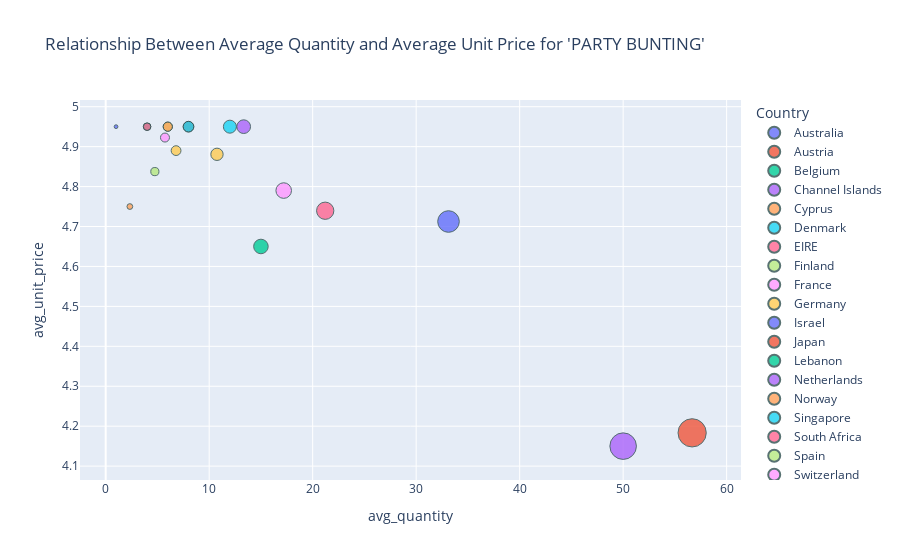

Write notebook code for a chart like this one.
### Markdown cell above
## 3. Create an interactive scatter plot showing the relationship between average quantity (x-axis) and average unit price (y-axis) for the product PARTY BUNTING with the plot points color-coded by country (categories).

### Code cell
data_party = data[data["Description"] == "PARTY BUNTING"]

agg_data_party = data_party.groupby("Country").agg(
    avg_quantity=("Quantity", "mean"),
    avg_unit_price=("UnitPrice", "mean")
).reset_index()

fig = px.scatter(
    agg_data_party,
    x="avg_quantity", 
    y="avg_unit_price", 
    color="Country",              
    size="avg_quantity",        
    hover_name="Country",        
    title="Relationship Between Average Quantity and Average Unit Price for 'PARTY BUNTING'"
)

fig.update_traces(marker=dict(opacity=0.8, line=dict(width=1, color='DarkSlateGrey')))
fig.show()

### Figure 1 — Plotly figure (JSON) as saved in the notebook; plotly's stock layout.template omitted (floating-point values rounded to 4 significant figures)
{"data": [{"hovertemplate": "<b>%{hovertext}</b><br><br>Country=Australia<br>avg_quantity=%{marker.size}<br>avg_unit_price=%{y}<extra></extra>", "hovertext": ["Australia"], "legendgroup": "Australia", "marker": {"color": "#636efa", "line": {"color": "DarkSlateGrey", "width": 1}, "opacity": 0.8, "size": [33.12], "sizemode": "area", "sizeref": 0.1417, "symbol": "circle"}, "mode": "markers", "name": "Australia", "orientation": "v", "showlegend": true, "type": "scatter", "x": [33.12], "xaxis": "x", "y": [4.713], "yaxis": "y"}, {"hovertemplate": "<b>%{hovertext}</b><br><br>Country=Austria<br>avg_quantity=%{marker.size}<br>avg_unit_price=%{y}<extra></extra>", "hovertext": ["Austria"], "legendgroup": "Austria", "marker": {"color": "#EF553B", "line": {"color": "DarkSlateGrey", "width": 1}, "opacity": 0.8, "size": [8.0], "sizemode": "area", "sizeref": 0.1417, "symbol": "circle"}, "mode": "markers", "name": "Austria", "orientation": "v", "showlegend": true, "type": "scatter", "x": [8.0], "xaxis": "x", "y": [4.95], "yaxis": "y"}, {"hovertemplate": "<b>%{hovertext}</b><br><br>Country=Belgium<br>avg_quantity=%{marker.size}<br>avg_unit_price=%{y}<extra></extra>", "hovertext": ["Belgium"], "legendgroup": "Belgium", "marker": {"color": "#00cc96", "line": {"color": "DarkSlateGrey", "width": 1}, "opacity": 0.8, "size": [4.0], "sizemode": "area", "sizeref": 0.1417, "symbol": "circle"}, "mode": "markers", "name": "Belgium", "orientation": "v", "showlegend": true, "type": "scatter", "x": [4.0], "xaxis": "x", "y": [4.95], "yaxis": "y"}, {"hovertemplate": "<b>%{hovertext}</b><br><br>Country=Channel Islands<br>avg_quantity=%{marker.size}<br>avg_unit_price=%{y}<extra></extra>", "hovertext": ["Channel Islands"], "legendgroup": "Channel Islands", "marker": {"color": "#ab63fa", "line": {"color": "DarkSlateGrey", "width": 1}, "opacity": 0.8, "size": [13.33], "sizemode": "area", "sizeref": 0.1417, "symbol": "circle"}, "mode": "markers", "name": "Channel Islands", "orientation": "v", "showlegend": true, "type": "scatter", "x": [13.33], "xaxis": "x", "y": [4.95], "yaxis": "y"}, {"hovertemplate": "<b>%{hovertext}</b><br><br>Country=Cyprus<br>avg_quantity=%{marker.size}<br>avg_unit_price=%{y}<extra></extra>", "hovertext": ["Cyprus"], "legendgroup": "Cyprus", "marker": {"color": "#FFA15A", "line": {"color": "DarkSlateGrey", "width": 1}, "opacity": 0.8, "size": [2.333], "sizemode": "area", "sizeref": 0.1417, "symbol": "circle"}, "mode": "markers", "name": "Cyprus", "orientation": "v", "showlegend": true, "type": "scatter", "x": [2.333], "xaxis": "x", "y": [4.75], "yaxis": "y"}, {"hovertemplate": "<b>%{hovertext}</b><br><br>Country=Denmark<br>avg_quantity=%{marker.size}<br>avg_unit_price=%{y}<extra></extra>", "hovertext": ["Denmark"], "legendgroup": "Denmark", "marker": {"color": "#19d3f3", "line": {"color": "DarkSlateGrey", "width": 1}, "opacity": 0.8, "size": [12.0], "sizemode": "area", "sizeref": 0.1417, "symbol": "circle"}, "mode": "markers", "name": "Denmark", "orientation": "v", "showlegend": true, "type": "scatter", "x": [12.0], "xaxis": "x", "y": [4.95], "yaxis": "y"}, {"hovertemplate": "<b>%{hovertext}</b><br><br>Country=EIRE<br>avg_quantity=%{marker.size}<br>avg_unit_price=%{y}<extra></extra>", "hovertext": ["EIRE"], "legendgroup": "EIRE", "marker": {"color": "#FF6692", "line": {"color": "DarkSlateGrey", "width": 1}, "opacity": 0.8, "size": [21.21], "sizemode": "area", "sizeref": 0.1417, "symbol": "circle"}, "mode": "markers", "name": "EIRE", "orientation": "v", "showlegend": true, "type": "scatter", "x": [21.21], "xaxis": "x", "y": [4.739], "yaxis": "y"}, {"hovertemplate": "<b>%{hovertext}</b><br><br>Country=Finland<br>avg_quantity=%{marker.size}<br>avg_unit_price=%{y}<extra></extra>", "hovertext": ["Finland"], "legendgroup": "Finland", "marker": {"color": "#B6E880", "line": {"color": "DarkSlateGrey", "width": 1}, "opacity": 0.8, "size": [6.0], "sizemode": "area", "sizeref": 0.1417, "symbol": "circle"}, "mode": "markers", "name": "Finland", "orientation": "v", "showlegend": true, "type": "scatter", "x": [6.0], "xaxis": "x", "y": [4.95], "yaxis": "y"}, {"hovertemplate": "<b>%{hovertext}</b><br><br>Country=France<br>avg_quantity=%{marker.size}<br>avg_unit_price=%{y}<extra></extra>", "hovertext": ["France"], "legendgroup": "France", "marker": {"color": "#FF97FF", "line": {"color": "DarkSlateGrey", "width": 1}, "opacity": 0.8, "size": [5.727], "sizemode": "area", "sizeref": 0.1417, "symbol": "circle"}, "mode": "markers", "name": "France", "orientation": "v", "showlegend": true, "type": "scatter", "x": [5.727], "xaxis": "x", "y": [4.923], "yaxis": "y"}, {"hovertemplate": "<b>%{hovertext}</b><br><br>Country=Germany<br>avg_quantity=%{marker.size}<br>avg_unit_price=%{y}<extra></extra>", "hovertext": ["Germany"], "legendgroup": "Germany", "marker": {"color": "#FECB52", "line": {"color": "DarkSlateGrey", "width": 1}, "opacity": 0.8, "size": [6.8], "sizemode": "area", "sizeref": 0.1417, "symbol": "circle"}, "mode": "markers", "name": "Germany", "orientation": "v", "showlegend": true, "type": "scatter", "x": [6.8], "xaxis": "x", "y": [4.89], "yaxis": "y"}, {"hovertemplate": "<b>%{hovertext}</b><br><br>Country=Israel<br>avg_quantity=%{marker.size}<br>avg_unit_price=%{y}<extra></extra>", "hovertext": ["Israel"], "legendgroup": "Israel", "marker": {"color": "#636efa", "line": {"color": "DarkSlateGrey", "width": 1}, "opacity": 0.8, "size": [1.0], "sizemode": "area", "sizeref": 0.1417, "symbol": "circle"}, "mode": "markers", "name": "Israel", "orientation": "v", "showlegend": true, "type": "scatter", "x": [1.0], "xaxis": "x", "y": [4.95], "yaxis": "y"}, {"hovertemplate": "<b>%{hovertext}</b><br><br>Country=Japan<br>avg_quantity=%{marker.size}<br>avg_unit_price=%{y}<extra></extra>", "hovertext": ["Japan"], "legendgroup": "Japan", "marker": {"color": "#EF553B", "line": {"color": "DarkSlateGrey", "width": 1}, "opacity": 0.8, "size": [56.67], "sizemode": "area", "sizeref": 0.1417, "symbol": "circle"}, "mode": "markers", "name": "Japan", "orientation": "v", "showlegend": true, "type": "scatter", "x": [56.67], "xaxis": "x", "y": [4.183], "yaxis": "y"}, {"hovertemplate": "<b>%{hovertext}</b><br><br>Country=Lebanon<br>avg_quantity=%{marker.size}<br>avg_unit_price=%{y}<extra></extra>", "hovertext": ["Lebanon"], "legendgroup": "Lebanon", "marker": {"color": "#00cc96", "line": {"color": "DarkSlateGrey", "width": 1}, "opacity": 0.8, "size": [15.0], "sizemode": "area", "sizeref": 0.1417, "symbol": "circle"}, "mode": "markers", "name": "Lebanon", "orientation": "v", "showlegend": true, "type": "scatter", "x": [15.0], "xaxis": "x", "y": [4.65], "yaxis": "y"}, {"hovertemplate": "<b>%{hovertext}</b><br><br>Country=Netherlands<br>avg_quantity=%{marker.size}<br>avg_unit_price=%{y}<extra></extra>", "hovertext": ["Netherlands"], "legendgroup": "Netherlands", "marker": {"color": "#ab63fa", "line": {"color": "DarkSlateGrey", "width": 1}, "opacity": 0.8, "size": [50.0], "sizemode": "area", "sizeref": 0.1417, "symbol": "circle"}, "mode": "markers", "name": "Netherlands", "orientation": "v", "showlegend": true, "type": "scatter", "x": [50.0], "xaxis": "x", "y": [4.15], "yaxis": "y"}, {"hovertemplate": "<b>%{hovertext}</b><br><br>Country=Norway<br>avg_quantity=%{marker.size}<br>avg_unit_price=%{y}<extra></extra>", "hovertext": ["Norway"], "legendgroup": "Norway", "marker": {"color": "#FFA15A", "line": {"color": "DarkSlateGrey", "width": 1}, "opacity": 0.8, "size": [6.0], "sizemode": "area", "sizeref": 0.1417, "symbol": "circle"}, "mode": "markers", "name": "Norway", "orientation": "v", "showlegend": true, "type": "scatter", "x": [6.0], "xaxis": "x", "y": [4.95], "yaxis": "y"}, {"hovertemplate": "<b>%{hovertext}</b><br><br>Country=Singapore<br>avg_quantity=%{marker.size}<br>avg_unit_price=%{y}<extra></extra>", "hovertext": ["Singapore"], "legendgroup": "Singapore", "marker": {"color": "#19d3f3", "line": {"color": "DarkSlateGrey", "width": 1}, "opacity": 0.8, "size": [8.0], "sizemode": "area", "sizeref": 0.1417, "symbol": "circle"}, "mode": "markers", "name": "Singapore", "orientation": "v", "showlegend": true, "type": "scatter", "x": [8.0], "xaxis": "x", "y": [4.95], "yaxis": "y"}, {"hovertemplate": "<b>%{hovertext}</b><br><br>Country=South Africa<br>avg_quantity=%{marker.size}<br>avg_unit_price=%{y}<extra></extra>", "hovertext": ["South Africa"], "legendgroup": "South Africa", "marker": {"color": "#FF6692", "line": {"color": "DarkSlateGrey", "width": 1}, "opacity": 0.8, "size": [4.0], "sizemode": "area", "sizeref": 0.1417, "symbol": "circle"}, "mode": "markers", "name": "South Africa", "orientation": "v", "showlegend": true, "type": "scatter", "x": [4.0], "xaxis": "x", "y": [4.95], "yaxis": "y"}, {"hovertemplate": "<b>%{hovertext}</b><br><br>Country=Spain<br>avg_quantity=%{marker.size}<br>avg_unit_price=%{y}<extra></extra>", "hovertext": ["Spain"], "legendgroup": "Spain", "marker": {"color": "#B6E880", "line": {"color": "DarkSlateGrey", "width": 1}, "opacity": 0.8, "size": [4.75], "sizemode": "area", "sizeref": 0.1417, "symbol": "circle"}, "mode": "markers", "name": "Spain", "orientation": "v", "showlegend": true, "type": "scatter", "x": [4.75], "xaxis": "x", "y": [4.838], "yaxis": "y"}, {"hovertemplate": "<b>%{hovertext}</b><br><br>Country=Switzerland<br>avg_quantity=%{marker.size}<br>avg_unit_price=%{y}<extra></extra>", "hovertext": ["Switzerland"], "legendgroup": "Switzerland", "marker": {"color": "#FF97FF", "line": {"color": "DarkSlateGrey", "width": 1}, "opacity": 0.8, "size": [17.2], "sizemode": "area", "sizeref": 0.1417, "symbol": "circle"}, "mode": "markers", "name": "Switzerland", "orientation": "v", "showlegend": true, "type": "scatter", "x": [17.2], "xaxis": "x", "y": [4.79], "yaxis": "y"}, {"hovertemplate": "<b>%{hovertext}</b><br><br>Country=United Kingdom<br>avg_quantity=%{marker.size}<br>avg_unit_price=%{y}<extra></extra>", "hovertext": ["United Kingdom"], "legendgroup": "United Kingdom", "marker": {"color": "#FECB52", "line": {"color": "DarkSlateGrey", "width": 1}, "opacity": 0.8, "size": [10.75], "sizemode": "area", "sizeref": 0.1417, "symbol": "circle"}, "mode": "markers", "name": "United Kingdom", "orientation": "v", "showlegend": true, "type": "scatter", "x": [10.75], "xaxis": "x", "y": [4.881], "yaxis": "y"}], "layout": {"legend": {"itemsizing": "constant", "title": {"text": "Country"}, "tracegroupgap": 0}, "title": {"text": "Relationship Between Average Quantity and Average Unit Price for 'PARTY BUNTING'"}, "xaxis": {"anchor": "y", "domain": [0, 1], "title": {"text": "avg_quantity"}}, "yaxis": {"anchor": "x", "domain": [0, 1], "title": {"text": "avg_unit_price"}}}}
